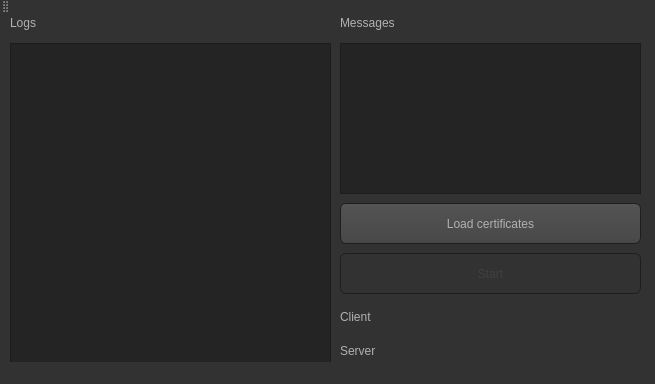
<?xml version="1.0" encoding="UTF-8"?>
<ui version="4.0">
 <class>MainWindow</class>
 <widget class="QMainWindow" name="MainWindow">
  <property name="geometry">
   <rect>
    <x>0</x>
    <y>0</y>
    <width>655</width>
    <height>384</height>
   </rect>
  </property>
  <property name="sizePolicy">
   <sizepolicy hsizetype="Fixed" vsizetype="Fixed">
    <horstretch>0</horstretch>
    <verstretch>0</verstretch>
   </sizepolicy>
  </property>
  <property name="windowTitle">
   <string>WeaselProxy</string>
  </property>
  <property name="styleSheet">
   <string notr="true">QToolTip
{
     border: 1px solid black;
     background-color: #D1DBCB;
     padding: 1px;
     border-radius: 3px;
     opacity: 100;
}

QWidget
{
    color: #b1b1b1;
    background-color: #323232;
}

QWidget:item:hover
{
    background-color: QLinearGradient( x1: 0, y1: 0, x2: 0, y2: 1, stop: 0 #D1DBCB, stop: 1 #b2b6af);
    color: #000000;
}

QWidget:item:selected
{
    background-color: QLinearGradient( x1: 0, y1: 0, x2: 0, y2: 1, stop: 0 #D1DBCB, stop: 1 #b2b6af);
}

QMenuBar::item
{
    background: transparent;
}

QMenuBar::item:selected
{
    background: transparent;
    border: 1px solid #fdf6e3;
}

QMenuBar::item:pressed
{
    background: #444;
    border: 1px solid #000;
    background-color: QLinearGradient(
        x1:0, y1:0,
        x2:0, y2:1,
        stop:1 #212121,
        stop:0.4 #343434/*,
        stop:0.2 #343434,
        stop:0.1 #fdf6e3*/
    );
    margin-bottom:-1px;
    padding-bottom:1px;
}

QMenu
{
    border: 1px solid #000;
}

QMenu::item
{
    padding: 2px 20px 2px 20px;
}

QMenu::item:selected
{
    color: #000000;
}

QWidget:disabled
{
    color: #404040;
    background-color: #323232;
}

QAbstractItemView
{
    background-color: QLinearGradient( x1: 0, y1: 0, x2: 0, y2: 1, stop: 0 #4d4d4d, stop: 0.1 #646464, stop: 1 #5d5d5d);
}

QWidget:focus
{
    /*border: 2px solid QLinearGradient( x1: 0, y1: 0, x2: 0, y2: 1, stop: 0
     #D1DBCB, stop: 1 #b2b6af);*/
}

QLineEdit
{
    background-color: QLinearGradient( x1: 0, y1: 0, x2: 0, y2: 1, stop: 0 #4d4d4d, stop: 0 #646464, stop: 1 #5d5d5d);
    padding: 1px;
    border-style: solid;
    border: 1px solid #1e1e1e;
    border-radius: 5;
}

QPushButton
{
    color: #b1b1b1;
    background-color: QLinearGradient( x1: 0, y1: 0, x2: 0, y2: 1, stop: 0 #565656, stop: 0.1 #525252, stop: 0.5 #4e4e4e, stop: 0.9 #4a4a4a, stop: 1 #464646);
    border-width: 1px;
    border-color: #1e1e1e;
    border-style: solid;
    border-radius: 6;
    padding: 3px;
    font-size: 12px;
    padding-left: 5px;
    padding-right: 5px;
}

QPushButton:pressed
{
    background-color: QLinearGradient( x1: 0, y1: 0, x2: 0, y2: 1, stop: 0 #2d2d2d, stop: 0.1 #2b2b2b, stop: 0.5 #292929, stop: 0.9 #282828, stop: 1 #252525);
}

QComboBox
{
    selection-background-color: #fdf6e3;
    background-color: QLinearGradient( x1: 0, y1: 0, x2: 0, y2: 1, stop: 0 #565656, stop: 0.1 #525252, stop: 0.5 #4e4e4e, stop: 0.9 #4a4a4a, stop: 1 #464646);
    border-style: solid;
    border: 1px solid #1e1e1e;
    border-radius: 5;
}

QComboBox:hover,QPushButton:hover
{
    border: 2px solid QLinearGradient( x1: 0, y1: 0, x2: 0, y2: 1, stop: 0
    #D1DBCB, stop: 1 #b2b6af);
}


QComboBox:on
{
    padding-top: 3px;
    padding-left: 4px;
    background-color: QLinearGradient( x1: 0, y1: 0, x2: 0, y2: 1, stop: 0 #2d2d2d, stop: 0.1 #2b2b2b, stop: 0.5 #292929, stop: 0.9 #282828, stop: 1 #252525);
    selection-background-color: #fdf6e3;
}

QComboBox QAbstractItemView
{
    border: 2px solid darkgray;
    selection-background-color: QLinearGradient( x1: 0, y1: 0, x2: 0, y2: 1,
     stop: 0 #D1DBCB, stop: 1 #b2b6af);
}

QComboBox::drop-down
{
     subcontrol-origin: padding;
     subcontrol-position: top right;
     width: 15px;

     border-left-width: 0px;
     border-left-color: darkgray;
     border-left-style: solid; /* just a single line */
     border-top-right-radius: 3px; /* same radius as the QComboBox */
     border-bottom-right-radius: 3px;
 }

QComboBox::down-arrow
{
     image: url(:/down_arrow.png);
}

QGroupBox:focus
{
border: 2px solid QLinearGradient( x1: 0, y1: 0, x2: 0, y2: 1, stop: 0
#D1DBCB, stop: 1 #b2b6af);
}

QTextEdit:focus
{
    border: 2px solid QLinearGradient( x1: 0, y1: 0, x2: 0, y2: 1, stop: 0
    #D1DBCB, stop: 1 #b2b6af);
}

QScrollArea:focus {
border: 1px solid black;
}

QScrollBar:horizontal {
     border: 1px solid #222222;
     background: QLinearGradient( x1: 0, y1: 0, x2: 0, y2: 1, stop: 0.0 #121212, stop: 0.2 #282828, stop: 1 #484848);
     height: 7px;
     margin: 0px 16px 0 16px;
}

QScrollBar::handle:horizontal
{
      background: QLinearGradient( x1: 0, y1: 0, x2: 1, y2: 0, stop: 0
      #D1DBCB, stop: 0.5 #b2b6af, stop: 1 #D1DBCB);
      min-height: 20px;
      border-radius: 2px;
}

QScrollBar::add-line:horizontal {
      border: 1px solid #1b1b19;
      border-radius: 2px;
      background: QLinearGradient( x1: 0, y1: 0, x2: 1, y2: 0, stop: 0
      #D1DBCB, stop: 1 #b2b6af);
      width: 14px;
      subcontrol-position: right;
      subcontrol-origin: margin;
}

QScrollBar::sub-line:horizontal {
      border: 1px solid #1b1b19;
      border-radius: 2px;
      background: QLinearGradient( x1: 0, y1: 0, x2: 1, y2: 0, stop: 0
      #D1DBCB, stop: 1 #b2b6af);
      width: 14px;
     subcontrol-position: left;
     subcontrol-origin: margin;
}

QScrollBar::right-arrow:horizontal, QScrollBar::left-arrow:horizontal
{
      border: 1px solid black;
      width: 1px;
      height: 1px;
      background: white;
}

QScrollBar::add-page:horizontal, QScrollBar::sub-page:horizontal
{
      background: none;
}

QScrollBar:vertical
{
      background: QLinearGradient( x1: 0, y1: 0, x2: 1, y2: 0, stop: 0.0 #121212, stop: 0.2 #282828, stop: 1 #484848);
      width: 7px;
      margin: 16px 0 16px 0;
      border: 1px solid #222222;
}

QScrollBar::handle:vertical
{
      background: QLinearGradient( x1: 0, y1: 0, x2: 0, y2: 1, stop: 0
      #D1DBCB, stop: 0.5 #b2b6af, stop: 1 #D1DBCB);
      min-height: 20px;
      border-radius: 2px;
}

QScrollBar::add-line:vertical
{
      border: 1px solid #1b1b19;
      border-radius: 2px;
      background: QLinearGradient( x1: 0, y1: 0, x2: 0, y2: 1, stop: 0
      #D1DBCB, stop: 1 #b2b6af);
      height: 14px;
      subcontrol-position: bottom;
      subcontrol-origin: margin;
}

QScrollBar::sub-line:vertical
{
      border: 1px solid #1b1b19;
      border-radius: 2px;
      background: QLinearGradient( x1: 0, y1: 0, x2: 0, y2: 1, stop: 0 #b2b6af,
      stop: 1 #D1DBCB);
      height: 14px;
      subcontrol-position: top;
      subcontrol-origin: margin;
}

QScrollBar::up-arrow:vertical, QScrollBar::down-arrow:vertical
{
      border: 1px solid black;
      width: 1px;
      height: 1px;
      background: white;
}


QScrollBar::add-page:vertical, QScrollBar::sub-page:vertical
{
      background: none;
}

QTextEdit
{
    background-color: #242424;
}

QPlainTextEdit
{
    background-color: #242424;
}

QHeaderView::section
{
    background-color: QLinearGradient(x1:0, y1:0, x2:0, y2:1, stop:0 #616161, stop: 0.5 #505050, stop: 0.6 #434343, stop:1 #656565);
    color: white;
    padding-left: 4px;
    border: 1px solid #6c6c6c;
}

QCheckBox:disabled
{
color: #414141;
}

QDockWidget::title
{
    text-align: center;
    spacing: 3px; /* spacing between items in the tool bar */
    background-color: QLinearGradient(x1:0, y1:0, x2:0, y2:1, stop:0 #323232, stop: 0.5 #242424, stop:1 #323232);
}

QDockWidget::close-button, QDockWidget::float-button
{
    text-align: center;
    spacing: 1px; /* spacing between items in the tool bar */
    background-color: QLinearGradient(x1:0, y1:0, x2:0, y2:1, stop:0 #323232, stop: 0.5 #242424, stop:1 #323232);
}

QDockWidget::close-button:hover, QDockWidget::float-button:hover
{
    background: #242424;
}

QDockWidget::close-button:pressed, QDockWidget::float-button:pressed
{
    padding: 1px -1px -1px 1px;
}

QMainWindow::separator
{
    background-color: QLinearGradient(x1:0, y1:0, x2:0, y2:1, stop:0 #161616, stop: 0.5 #151515, stop: 0.6 #212121, stop:1 #343434);
    color: white;
    padding-left: 4px;
    border: 1px solid #4c4c4c;
    spacing: 3px; /* spacing between items in the tool bar */
}

QMainWindow::separator:hover
{

    background-color: QLinearGradient(x1:0, y1:0, x2:0, y2:1, stop:0 #b2b6af,
    stop:0.5 #b56c17 stop:1 #D1DBCB);
    color: white;
    padding-left: 4px;
    border: 1px solid #6c6c6c;
    spacing: 3px; /* spacing between items in the tool bar */
}

QToolBar {
    border: 1px transparent #323232;
    background: 1px solid #323232;
}

QToolBar::handle
{
     spacing: 3px; /* spacing between items in the tool bar */
     background: url(:/images/handle.png);
}

QMenu::separator
{
    height: 2px;
    background-color: QLinearGradient(x1:0, y1:0, x2:0, y2:1, stop:0 #161616, stop: 0.5 #151515, stop: 0.6 #212121, stop:1 #343434);
    color: white;
    padding-left: 4px;
    margin-left: 10px;
    margin-right: 5px;
}

QProgressBar
{
    border: 2px solid grey;
    border-radius: 5px;
    text-align: center;
}

QProgressBar::chunk
{
    background-color: #b2b6af;
    width: 2.15px;
    margin: 0.5px;
}

QTabBar::tab {
    color: #b1b1b1;
    border: 1px solid #444;
    border-bottom-style: none;
    background-color: #323232;
    padding-left: 10px;
    padding-right: 10px;
    padding-top: 3px;
    padding-bottom: 2px;
    margin-right: -1px;
}

QTabWidget::pane {
    border: 1px solid #444;
    top: 1px;
}

QTabBar::tab:last
{
    margin-right: 0; /* the last selected tab has nothing to overlap with on the right */
    border-top-right-radius: 3px;
}

QTabBar::tab:first:!selected
{
 margin-left: 0px; /* the last selected tab has nothing to overlap with on the right */


    border-top-left-radius: 3px;
}

QTabBar::tab:!selected
{
    color: #b1b1b1;
    border-bottom-style: solid;
    margin-top: 3px;
    background-color: QLinearGradient(x1:0, y1:0, x2:0, y2:1, stop:1 #212121, stop:.4 #343434);
}

QTabBar::tab:selected
{
    border-top-left-radius: 3px;
    border-top-right-radius: 3px;
    margin-bottom: 0px;
}

QTabBar::tab:!selected:hover
{
    /*border-top: 2px solid #fdf6e3;
    padding-bottom: 3px;*/
    border-top-left-radius: 3px;
    border-top-right-radius: 3px;
    background-color: QLinearGradient(x1:0, y1:0, x2:0, y2:1, stop:1 #212121, stop:0.4 #343434, stop:0.2 #343434, stop:0.1 #fdf6e3);
}

QRadioButton::indicator:checked, QRadioButton::indicator:unchecked{
    color: #b1b1b1;
    background-color: #323232;
    border: 1px solid #b1b1b1;
    border-radius: 6px;
}

QRadioButton::indicator:checked
{
    background-color: qradialgradient(
        cx: 0.5, cy: 0.5,
        fx: 0.5, fy: 0.5,
        radius: 1.0,
        stop: 0.25 #fdf6e3,
        stop: 0.3 #323232
    );
}

QCheckBox::indicator{
    color: #b1b1b1;
    background-color: #323232;
    border: 1px solid #b1b1b1;
    width: 9px;
    height: 9px;
}

QRadioButton::indicator
{
    border-radius: 6px;
}

QRadioButton::indicator:hover, QCheckBox::indicator:hover
{
    border: 1px solid #fdf6e3;
}

QCheckBox::indicator:checked
{
    image:url(:/images/checkbox.png);
}

QCheckBox::indicator:disabled, QRadioButton::indicator:disabled
{
    border: 1px solid #444;
}</string>
  </property>
  <widget class="QWidget" name="centralwidget">
   <widget class="QLabel" name="label">
    <property name="geometry">
     <rect>
      <x>10</x>
      <y>-10</y>
      <width>250</width>
      <height>40</height>
     </rect>
    </property>
    <property name="text">
     <string>Logs</string>
    </property>
   </widget>
   <widget class="QPushButton" name="startProxy">
    <property name="enabled">
     <bool>false</bool>
    </property>
    <property name="geometry">
     <rect>
      <x>340</x>
      <y>240</y>
      <width>301</width>
      <height>41</height>
     </rect>
    </property>
    <property name="text">
     <string>Start</string>
    </property>
   </widget>
   <widget class="QPushButton" name="loadCertificates">
    <property name="geometry">
     <rect>
      <x>340</x>
      <y>190</y>
      <width>301</width>
      <height>41</height>
     </rect>
    </property>
    <property name="text">
     <string>Load certificates</string>
    </property>
   </widget>
   <widget class="QPlainTextEdit" name="LoggingBrowser">
    <property name="geometry">
     <rect>
      <x>10</x>
      <y>30</y>
      <width>321</width>
      <height>321</height>
     </rect>
    </property>
   </widget>
   <widget class="QFrame" name="ClientServerFrame">
    <property name="geometry">
     <rect>
      <x>340</x>
      <y>290</y>
      <width>301</width>
      <height>61</height>
     </rect>
    </property>
    <property name="frameShape">
     <enum>QFrame::StyledPanel</enum>
    </property>
    <property name="frameShadow">
     <enum>QFrame::Raised</enum>
    </property>
    <widget class="QWidget" name="gridLayoutWidget">
     <property name="geometry">
      <rect>
       <x>0</x>
       <y>0</y>
       <width>301</width>
       <height>61</height>
      </rect>
     </property>
     <layout class="QGridLayout" name="gridLayout">
      <property name="sizeConstraint">
       <enum>QLayout::SetDefaultConstraint</enum>
      </property>
      <property name="horizontalSpacing">
       <number>6</number>
      </property>
      <item row="1" column="1">
       <widget class="QLabel" name="ServerInfo">
        <property name="font">
         <font>
          <weight>75</weight>
          <bold>true</bold>
         </font>
        </property>
        <property name="styleSheet">
         <string notr="true">color:green</string>
        </property>
        <property name="text">
         <string/>
        </property>
       </widget>
      </item>
      <item row="1" column="0">
       <widget class="QLabel" name="ServerLabel">
        <property name="sizePolicy">
         <sizepolicy hsizetype="Maximum" vsizetype="Preferred">
          <horstretch>0</horstretch>
          <verstretch>0</verstretch>
         </sizepolicy>
        </property>
        <property name="text">
         <string>Server</string>
        </property>
       </widget>
      </item>
      <item row="0" column="1">
       <widget class="QLabel" name="ClientInfo">
        <property name="font">
         <font>
          <weight>75</weight>
          <bold>true</bold>
         </font>
        </property>
        <property name="styleSheet">
         <string notr="true">color: green</string>
        </property>
        <property name="text">
         <string/>
        </property>
       </widget>
      </item>
      <item row="0" column="0">
       <widget class="QLabel" name="ClientLabel">
        <property name="sizePolicy">
         <sizepolicy hsizetype="Maximum" vsizetype="Preferred">
          <horstretch>0</horstretch>
          <verstretch>0</verstretch>
         </sizepolicy>
        </property>
        <property name="text">
         <string>Client</string>
        </property>
       </widget>
      </item>
     </layout>
    </widget>
   </widget>
   <widget class="QPlainTextEdit" name="MessageBrowser">
    <property name="enabled">
     <bool>true</bool>
    </property>
    <property name="geometry">
     <rect>
      <x>340</x>
      <y>30</y>
      <width>301</width>
      <height>151</height>
     </rect>
    </property>
    <property name="readOnly">
     <bool>true</bool>
    </property>
   </widget>
   <widget class="QLabel" name="label_2">
    <property name="geometry">
     <rect>
      <x>340</x>
      <y>-10</y>
      <width>250</width>
      <height>40</height>
     </rect>
    </property>
    <property name="text">
     <string>Messages</string>
    </property>
   </widget>
  </widget>
  <widget class="QStatusBar" name="statusbar"/>
  <widget class="QToolBar" name="toolBar">
   <property name="windowTitle">
    <string>toolBar</string>
   </property>
   <attribute name="toolBarArea">
    <enum>TopToolBarArea</enum>
   </attribute>
   <attribute name="toolBarBreak">
    <bool>false</bool>
   </attribute>
  </widget>
 </widget>
 <resources/>
 <connections/>
</ui>
